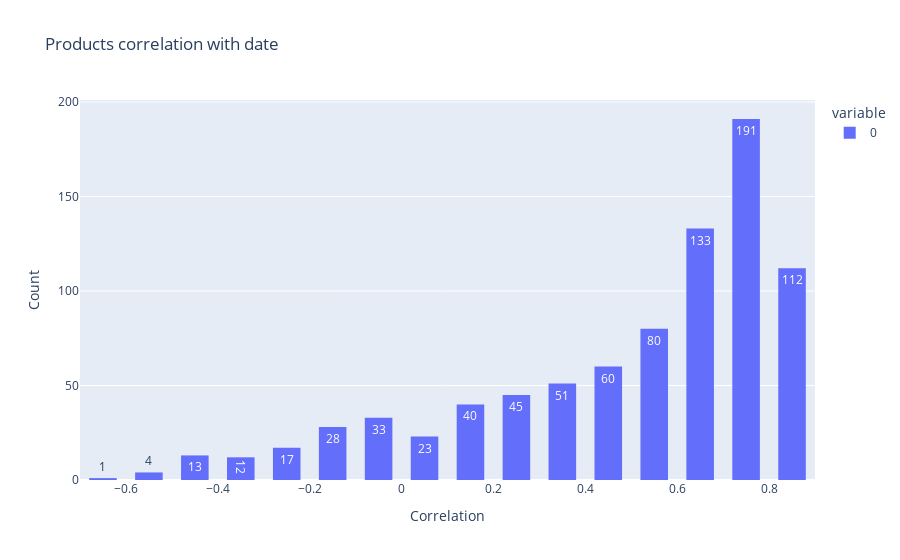

The code cell stored with this chart in its notebook:
### Code cell
fig = px.histogram(list_cor, nbins=20,title='Products correlation with date', text_auto=True)
fig.update_layout(bargap=0.4)
fig.update_xaxes(title_text='Correlation')
fig.update_yaxes(title_text='Count')
fig.show()

### Figure 1 — Plotly figure (JSON) as saved in the notebook; plotly's stock layout.template omitted (floating-point values rounded to 4 significant figures; data arrays with more than 128 entries replaced by an {"elided": "..."} marker saying what was removed)
{"data": [{"alignmentgroup": "True", "bingroup": "x", "hovertemplate": "variable=0<br>value=%{x}<br>count=%{y}<extra></extra>", "legendgroup": "0", "marker": {"color": "#636efa", "pattern": {"shape": ""}}, "name": "0", "nbinsx": 20, "offsetgroup": "0", "orientation": "v", "showlegend": true, "texttemplate": "%{value}", "type": "histogram", "x": {"elided": "843 float values"}, "xaxis": "x", "yaxis": "y"}], "layout": {"bargap": 0.4, "barmode": "relative", "legend": {"title": {"text": "variable"}, "tracegroupgap": 0}, "title": {"text": "Products correlation with date"}, "xaxis": {"anchor": "y", "domain": [0, 1], "title": {"text": "Correlation"}}, "yaxis": {"anchor": "x", "domain": [0, 1], "title": {"text": "Count"}}}}
